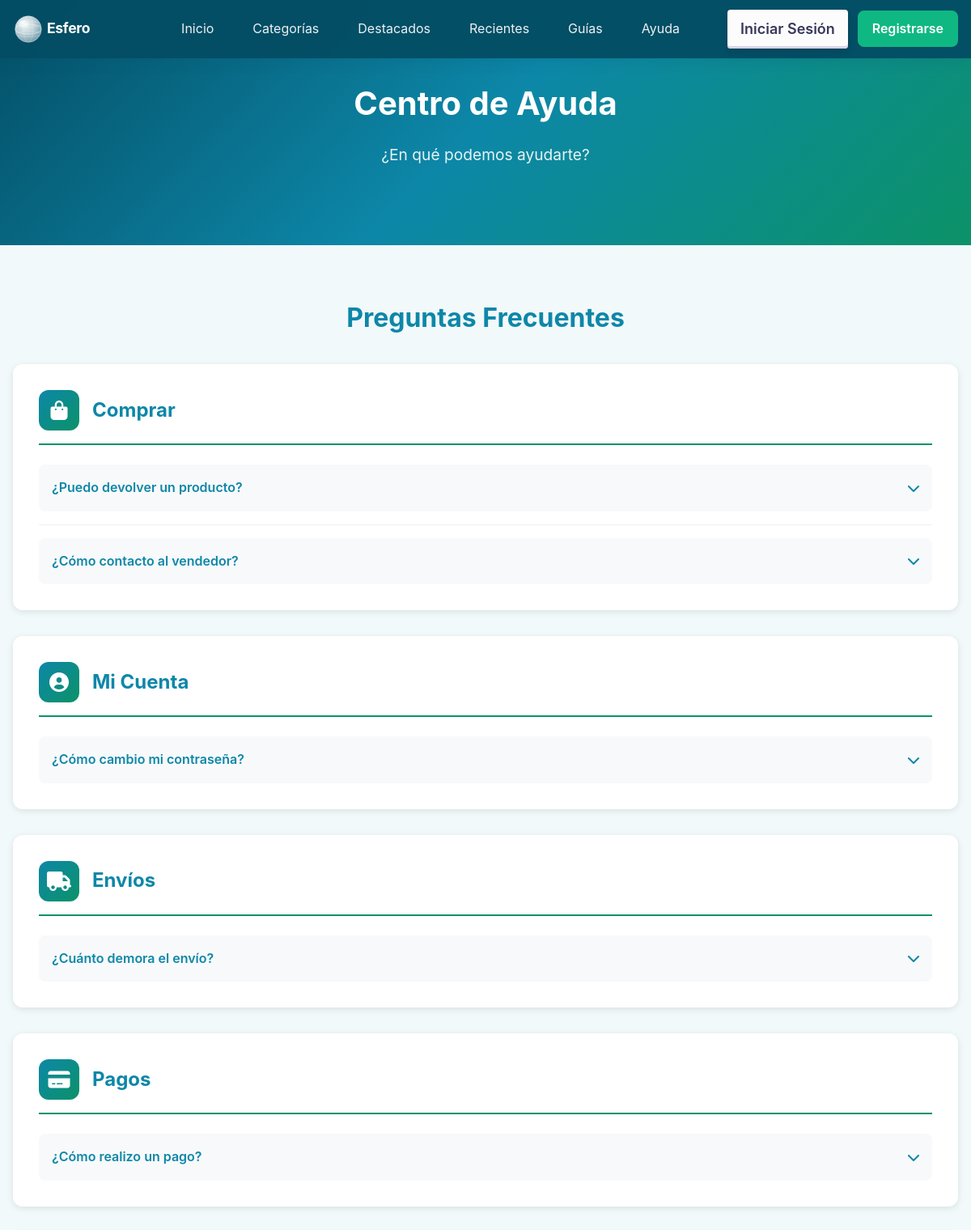
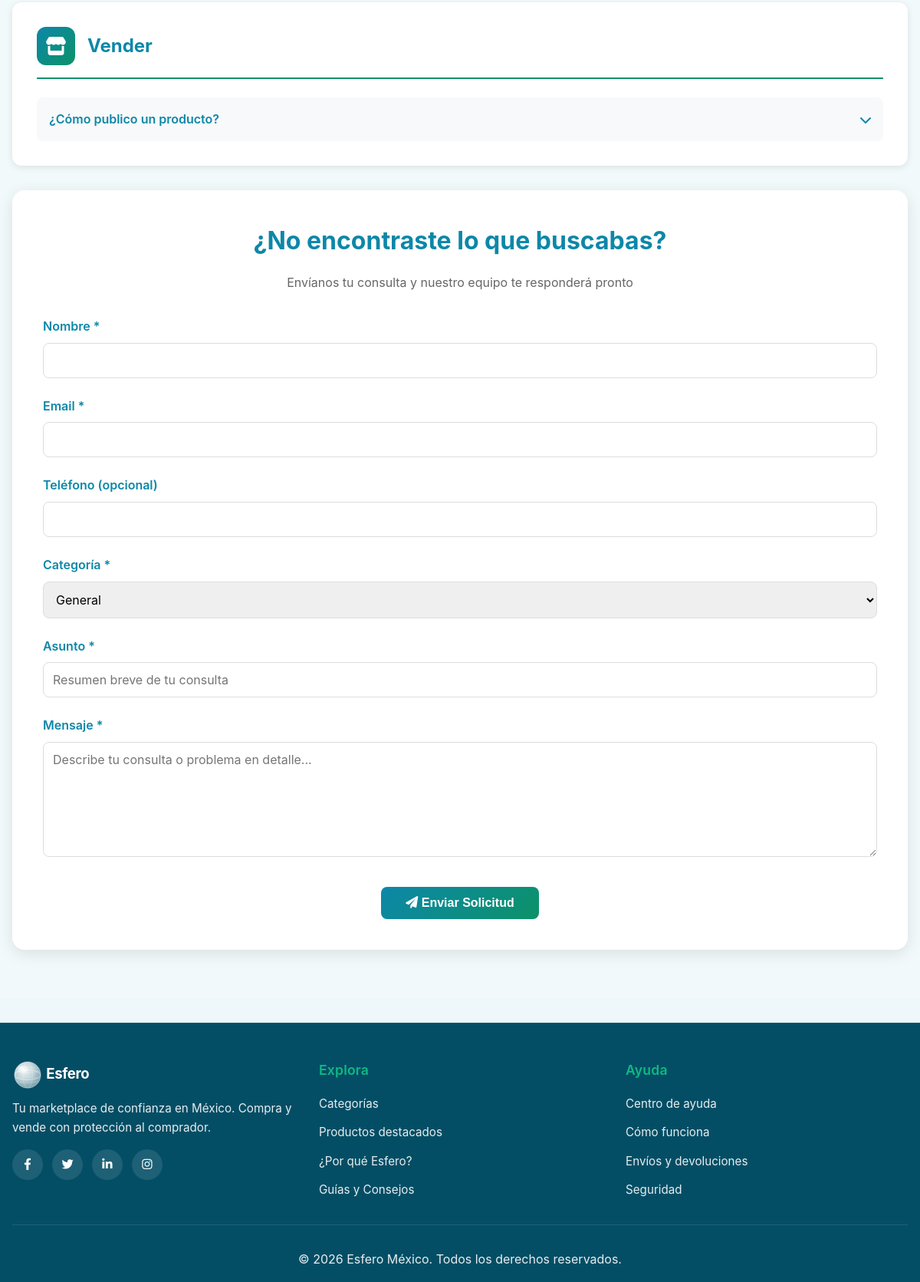
The page /frontend/ayuda.php on the database its author committed (2 pictures, top to bottom).
### tables this page shows
CREATE TABLE IF NOT EXISTS ayuda_faqs (
    id       INT AUTO_INCREMENT PRIMARY KEY,
    pregunta VARCHAR(500) NOT NULL,
    respuesta TEXT        NOT NULL,
    categoria VARCHAR(50) NOT NULL DEFAULT 'general',
    orden    INT          NOT NULL DEFAULT 0,
    activo   TINYINT(1)   NOT NULL DEFAULT 1,
    INDEX idx_categoria (categoria),
    INDEX idx_activo    (activo)
);

### frontend/ayuda.php (the view, shortened to what this page needs)
<?php
$usuario_nombre = isset($_SESSION['nombre']) ? htmlspecialchars($_SESSION['nombre']) : '';
$usuario_email = isset($_SESSION['email']) ? htmlspecialchars($_SESSION['email']) : '';
$faqs = [];
try {
    if (isset($pdo) && $pdo !== null) {
        $stmt = $pdo->query("
            SELECT * FROM ayuda_faqs
            WHERE activo = 1
            ORDER BY categoria, orden, pregunta
        ");
        if ($stmt) {
            $faqs_raw = $stmt->fetchAll(PDO::FETCH_ASSOC);
            if (is_array($faqs_raw)) {
                foreach ($faqs_raw as $faq) {
                    $categoria = $faq['categoria'];
                    if (!isset($faqs[$categoria])) {
                        $faqs[$categoria] = [];
                    }
                    $faqs[$categoria][] = $faq;
                }
            }
        }
    }
} catch (Exception $e) {
    error_log("Error al obtener FAQs: " . $e->getMessage());
    $faqs = [];
}
$categoria_nombres = [
    'comprar' => 'Comprar',
    'vender' => 'Vender',
    'envios' => 'Envíos',
    'pagos' => 'Pagos',
    'cuenta' => 'Mi Cuenta',
    'seguridad' => 'Seguridad',
    'general' => 'General'
];
$categoria_iconos = [
    'comprar' => 'fa-shopping-bag',
    'vender' => 'fa-store',
    'envios' => 'fa-truck',
    'pagos' => 'fa-credit-card',
    'cuenta' => 'fa-user-circle',
    'seguridad' => 'fa-shield-alt',
    'general' => 'fa-info-circle'
];
?>
<!DOCTYPE html>
<html lang="es">
<head>
    <link rel="preload" href="https://cdnjs.cloudflare.com/ajax/libs/font-awesome/6.0.0/css/all.min.css" as="style" onload="this.onload=null;this.rel='stylesheet'">
    <link rel="stylesheet" href="assets/css/styles.css">
</head>
<body>
    <?php include 'components/navbar.php'; ?>
    <section class="page-hero" style="background: linear-gradient(135deg, #044E65 0%, #0D87A8 50%, #0C9268 100%); padding: 6rem 0 4rem; text-align: center; color: white;">
        <div class="container">
            <h1 style="font-size: clamp(1.5rem, 4vw, 2.5rem); margin-bottom: 1rem;">Centro de Ayuda</h1>
            <p style="font-size: 1.2rem; opacity: 0.9; margin-bottom: 2rem;">¿En qué podemos ayudarte?</p>
        </div>
    </section>
    <section class="sections" style="padding: 4rem 0; background: var(--c-bg, #F2F9FB);">
        <div class="container">
            <h2 style="font-size: 2rem; margin-bottom: 2rem; text-align: center; color: #0D87A8;">Preguntas Frecuentes</h2>
            <?php if (empty($faqs)): ?>
                <div style="text-align: center; padding: 3rem; color: #666;">
                    <p>No hay preguntas frecuentes disponibles en este momento.</p>
                </div>
            <?php else:
                foreach ($faqs as $categoria => $faqs_categoria):
            ?>
                <div class="faq-section">
                    <div class="categoria-titulo">
                        <div class="categoria-icono">
                            <i class="fas <?php echo $categoria_iconos[$categoria] ?? 'fa-info-circle'; ?>"></i>
                        </div>
                        <h3 style="font-size: 1.5rem; color: #0D87A8; margin: 0;">
                            <?php echo $categoria_nombres[$categoria] ?? ucfirst($categoria); ?>
                        </h3>
                    </div>
                    <?php foreach ($faqs_categoria as $faq): ?>
                        <div class="faq-item">
                            <div class="faq-question" onclick="toggleFaq(<?php echo (int)$faq['id']; ?>)">
                                <span><?php echo htmlspecialchars($faq['pregunta']); ?></span>
                                <i class="fas fa-chevron-down faq-icon"></i>
                            </div>
                        </div>
                    <?php endforeach; ?>
                </div>
            <?php
                endforeach;
            endif; ?>
            <div class="form-contacto">
                <h2 style="font-size: 2rem; margin-bottom: 1rem; color: #0D87A8; text-align: center;">
                    ¿No encontraste lo que buscabas?
                </h2>
                <p style="text-align: center; color: #666; margin-bottom: 2rem;">
                    Envíanos tu consulta y nuestro equipo te responderá pronto
                </p>
                <form method="POST" action="process_ayuda.php" id="formContacto">
                    <div class="form-group">
                        <label for="nombre">Nombre *</label>
                        <input type="text" id="nombre" name="nombre" required
                               value="<?php echo htmlspecialchars($usuario_nombre); ?>">
                    </div>
                    <div class="form-group">
                        <label for="email">Email *</label>
                        <input type="email" id="email" name="email" required
                               value="<?php echo htmlspecialchars($usuario_email); ?>">
                    </div>
                    <div class="form-group">
                        <label for="telefono">Teléfono (opcional)</label>
                        <input type="tel" id="telefono" name="telefono">
                    </div>
                    <div class="form-group">
                        <label for="categoria">Categoría *</label>
                        <select id="categoria" name="categoria" required>
                            <option value="general">General</option>
                        </select>
                    </div>
                    <div class="form-group">
                        <label for="asunto">Asunto *</label>
                        <input type="text" id="asunto" name="asunto" required
                               placeholder="Resumen breve de tu consulta">
                    </div>
                    <div class="form-group">
                        <label for="mensaje">Mensaje *</label>
                        <textarea id="mensaje" name="mensaje" required
                                  placeholder="Describe tu consulta o problema en detalle..."></textarea>
                    </div>
                    <div style="text-align: center; margin-top: 2rem;">
                        <button type="submit" class="btn-submit">
                            <i class="fas fa-paper-plane"></i> Enviar Solicitud
                        </button>
                    </div>
                </form>
            </div>
        </div>
    </section>
    <?php include 'components/footer.php'; ?>
</body>
</html>

### rows shown on the page
ayuda_faqs: pregunta "¿Puedo devolver un producto?"
ayuda_faqs: pregunta "¿Cómo contacto al vendedor?"
ayuda_faqs: pregunta "¿Cómo cambio mi contraseña?"
ayuda_faqs: pregunta "¿Cuánto demora el envío?"
ayuda_faqs: pregunta "¿Cómo realizo un pago?"
ayuda_faqs: categoria "Vender", pregunta "¿Cómo publico un producto?"

### other values the page prints
$categoria_nombres[$categoria] "Comprar"
$categoria_nombres[$categoria] "Mi Cuenta"
$categoria_nombres[$categoria] "Envíos"
$categoria_nombres[$categoria] "Pagos"
